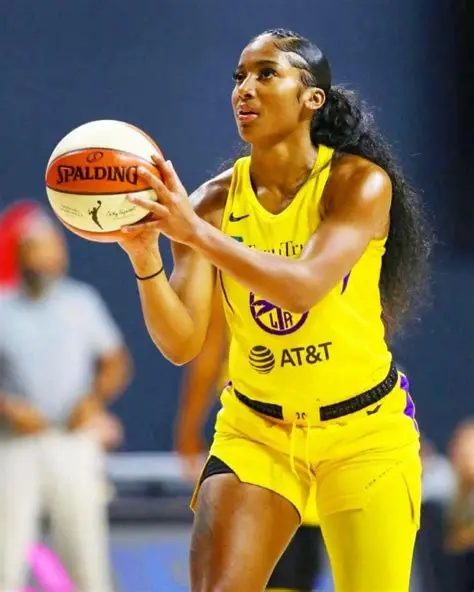
#> input picture basketball-Player.jpg, 474 x 592 px
$ python edge_detetction.py
#> lines starting #> are read from the running program, lines starting #| are printed output that depends on the picture; after the words box and inside, x2 and y2 are one past the last pixel; in counts of white or black regions, pixels touching at a corner belong together
import os

import cv2
import numpy as np

img = cv2.imread(os.path.join('.', 'basketball-Player.jpg'))
#> img is the input picture: shape (592, 474, 3); mean B, G, R 83.3, 123.5, 136.9

img_edge = cv2.Canny(img, 100, 200)
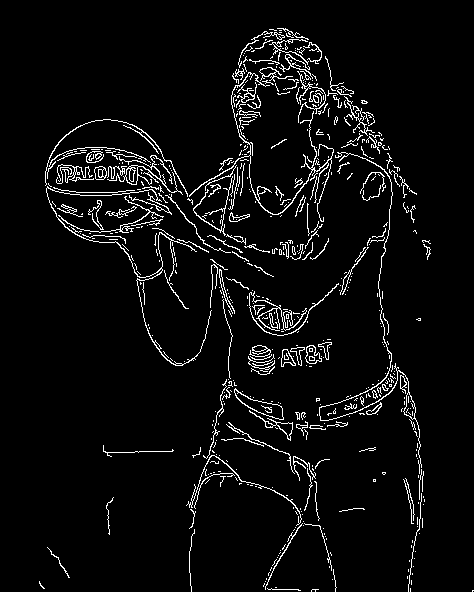
#> img_edge: shape (592, 474); 4.8% white in thin lines or dots, all inside (x1, y1, x2, y2) = (39, 28, 474, 592)

img_edge_d = cv2.dilate(img_edge, np.ones((3,3), dtype=np.int8))
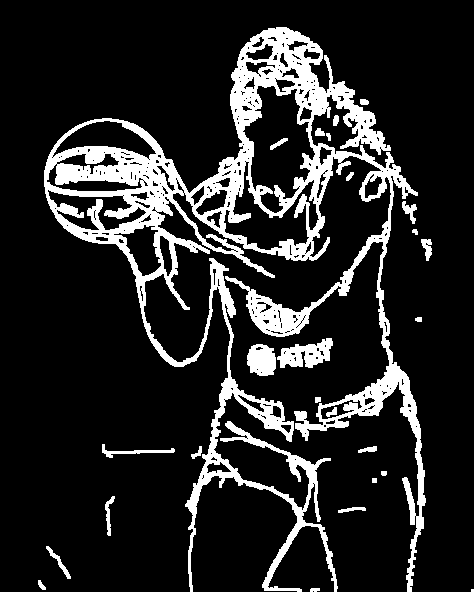
#> img_edge_d: shape (592, 474); 14.9% white; 26 white regions (1 under 20 px), largest, box (x1, y1, x2, y2) and area: (44, 27, 426, 592) 38390, (277, 338, 333, 368) 980, (247, 344, 276, 376) 743

img_edge_e = cv2.erode(img_edge_d, np.ones((3, 3), dtype=np.int8))
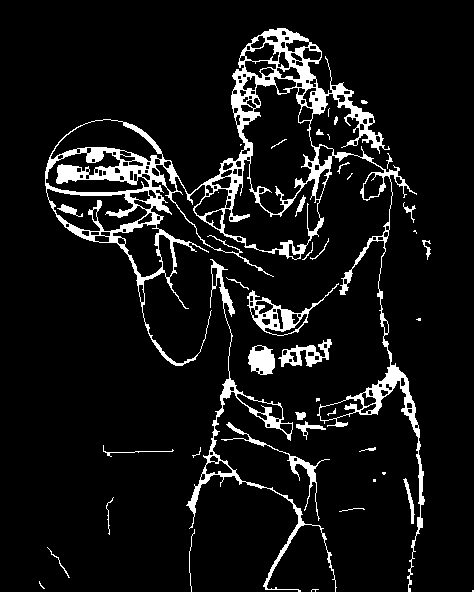
#> img_edge_e: shape (592, 474); 8.1% white; 43 white regions (14 under 20 px), largest, box (x1, y1, x2, y2) and area: (45, 28, 425, 592) 16028, (186, 259, 337, 592) 2585, (247, 283, 339, 336) 998

cv2.imshow('img', img)
cv2.imshow('img_edge', img_edge)
cv2.imshow('img_edge_d', img_edge_d)
cv2.imshow('img_edge_e', img_edge_e)
cv2.waitKey(0)
